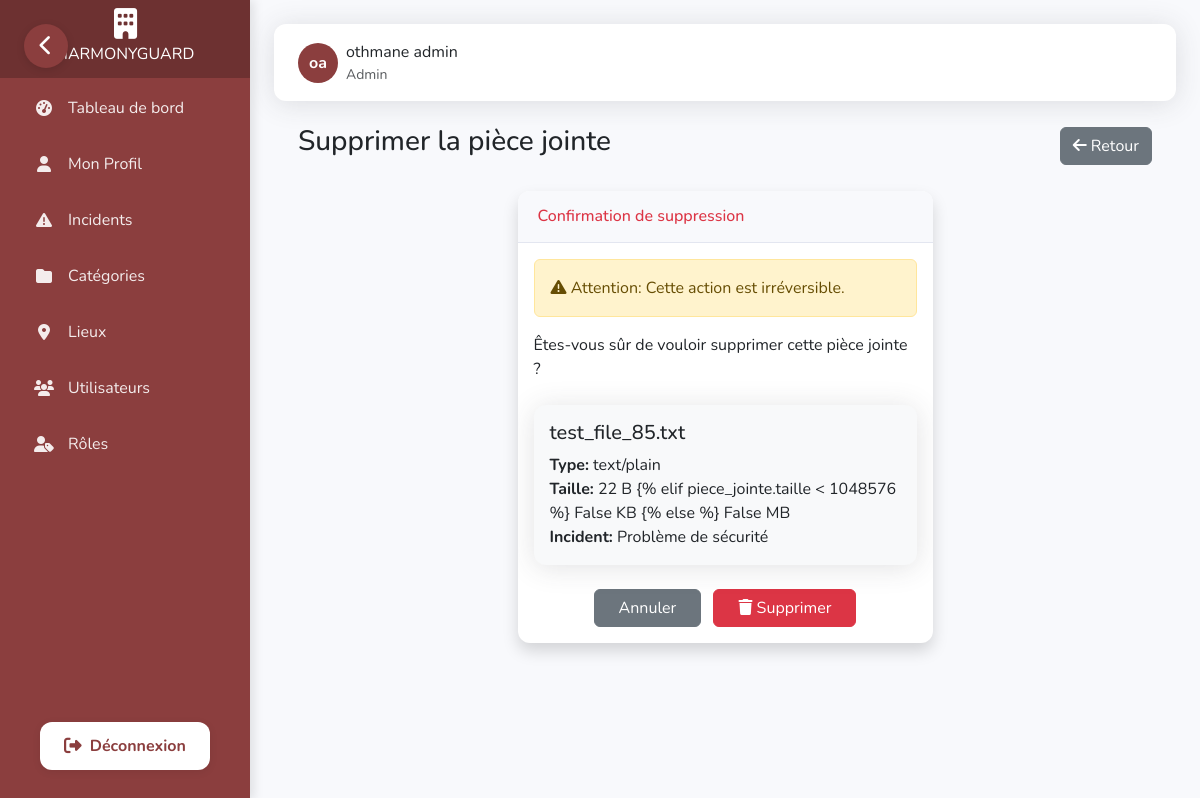
Screenshot of /dashboard/pieces-jointes/supprimer/1/ (signed in) with the database file from the repository.
### dashboard/models.py (models this page shows, shortened)
class Utilisateur(AbstractBaseUser, PermissionsMixin):
    nom = models.CharField(max_length=50)
    prenom = models.CharField(max_length=50)
    email = models.EmailField(unique=True)
    telephone = models.CharField(max_length=20, blank=True, null=True)
    actif = models.BooleanField(default=True)
    role = models.ForeignKey(Role, on_delete=models.CASCADE)
    is_staff = models.BooleanField(default=False)
    is_superuser = models.BooleanField(default=False)
    objects = UtilisateurManager()
    USERNAME_FIELD = 'email'
    REQUIRED_FIELDS = ['nom', 'prenom']
    @property
    def is_active(self):
        return self.actif

class Role(models.Model):
    nom = models.CharField(max_length=30, unique=True)
    permissions = models.TextField(blank=True)

class PieceJointe(models.Model):
    nom_fichier = models.CharField(max_length=255)
    type = models.CharField(max_length=50, blank=True, null=True)
    taille = models.IntegerField(blank=True, null=True)
    chemin = models.FileField(upload_to='pieces_jointes/')
    incident = models.ForeignKey('Incident', on_delete=models.CASCADE, related_name='pieces_jointes')

class Incident(models.Model):
    STATUT_CHOICES = [
        ('nouveau', 'Nouveau'),
        ('en_cours', 'En cours'),
        ('resolu', 'Résolu'),
        ('ferme', 'Fermé'),
    ]
    PRIORITE_CHOICES = [
        ('faible', 'Faible'),
        ('moyenne', 'Moyenne'),
        ('elevee', 'Élevée'),
        ('critique', 'Critique'),
    ]
    titre = models.CharField(max_length=100)
    description = models.TextField()
    date_creation = models.DateTimeField(auto_now_add=True)
    date_modif = models.DateTimeField(auto_now=True)
    statut = models.CharField(max_length=10, choices=STATUT_CHOICES, default='nouveau')
    priorite = models.CharField(max_length=10, choices=PRIORITE_CHOICES, default='moyenne')
    categorie = models.ForeignKey('Categorie', on_delete=models.CASCADE)
    createur = models.ForeignKey('Utilisateur', related_name='incidents_crees', on_delete=models.CASCADE)
    assigne = models.ForeignKey('Utilisateur', related_name='incidents_assignes', on_delete=models.CASCADE, blank=True, null=True)
    lieu = models.ForeignKey('Lieu', on_delete=models.CASCADE, blank=True, null=True)

### dashboard/views.py (the view)
# urls.py: path('pieces-jointes/supprimer/<int:pk>/', views.supprimer_piece_jointe, name='supprimer_piece_jointe'),
@login_required
def supprimer_piece_jointe(request, pk):
    piece_jointe = get_object_or_404(PieceJointe, pk=pk)
    incident_id = piece_jointe.incident.id
    incident = piece_jointe.incident
    role_name = request.user.role.nom.lower()
    if role_name != 'admin' and 'update_incident' not in request.user.role.permissions_list and incident.createur != request.user:
        messages.error(request, "Vous n'avez pas la permission de supprimer cette pièce jointe.")
        return redirect('detail_incident', pk=incident_id)
    if request.method == 'POST':
        piece_jointe.delete()
        messages.success(request, 'Pièce jointe supprimée avec succès!')
        return redirect('detail_incident', pk=incident_id)
    return render(request, 'dashboard/pieces_jointes/supprimer.html', {
        'piece_jointe': piece_jointe,
        'incident': incident
    })

### dashboard/templates/dashboard/pieces_jointes/supprimer.html (shortened to what this page needs)
{% extends 'dashboard/base.html' %}
{% load static %}
{% block content %}
<div class="container-fluid px-4">
    <div class="d-flex justify-content-between align-items-center mb-4">
        <h1 class="h3 text-gray-800">Supprimer la pièce jointe</h1>
        <a href="{% url 'detail_incident' incident.id %}" class="btn btn-secondary">
            <i class="fas fa-arrow-left"></i> Retour
        </a>
    </div>
    <div class="row">
        <div class="col-lg-6 mx-auto">
            <div class="card shadow mb-4">
                <div class="card-header py-3">
                    <h6 class="m-0 font-weight-bold text-danger">Confirmation de suppression</h6>
                </div>
                <div class="card-body">
                    <div class="alert alert-warning">
                        <i class="fas fa-exclamation-triangle"></i> Attention: Cette action est irréversible.
                    </div>
                    <p class="mb-4">
                        Êtes-vous sûr de vouloir supprimer cette pièce jointe ?
                    </p>
                    <div class="card bg-light mb-4">
                        <div class="card-body">
                            <h5 class="card-title">{{ piece_jointe.nom_fichier }}</h5>
                            <p class="card-text">
                                <strong>Type:</strong> {{ piece_jointe.type|default:"Non spécifié" }}<br>
                                <strong>Taille:</strong>
                                {% if piece_jointe.taille %}
                                {% if piece_jointe.taille < 1024 %} {{ piece_jointe.taille }} B {% elif
                                    piece_jointe.taille < 1048576 %} {{ piece_jointe.taille|divisibleby:1024 }} KB {%
                                    else %} {{ piece_jointe.taille|divisibleby:1048576 }} MB {% endif %} {% else %} Non
                                    spécifiée {% endif %} <br>
                                    <strong>Incident:</strong> {{ incident.titre }}
                            </p>
                        </div>
                    </div>
                    <form method="post" class="text-center">
                        <a href="{% url 'detail_incident' incident.id %}" class="btn btn-secondary px-4">
                            Annuler
                        </a>
                        <button type="submit" class="btn btn-danger px-4 ms-2">
                            <i class="fas fa-trash"></i> Supprimer
                        </button>
                    </form>
                </div>
            </div>
        </div>
    </div>
</div>
{% endblock %}

### dashboard/templates/dashboard/base.html (shortened to what this page needs)
<!DOCTYPE html>
<html lang="fr">
<head>
    {% load static %}
    <link href="https://cdn.jsdelivr.net/npm/bootstrap@5.3.0-alpha1/dist/css/bootstrap.min.css" rel="stylesheet">
    <link rel="stylesheet" href="https://cdnjs.cloudflare.com/ajax/libs/font-awesome/6.4.0/css/all.min.css">
    <link href="https://unpkg.com/aos@2.3.1/dist/aos.css" rel="stylesheet">
</head>
<body>
    {% if user.is_authenticated %}
    <nav class="sidebar" id="sidebar" data-aos="fade-right" data-aos-duration="1000">
        <a class="navbar-brand" href="{% url 'dashboard_home' %}">
            <i class="fas fa-building brand-icon"></i>
            <span class="brand-text">HARMONYGUARD</span>
        </a>
        <div class="nav flex-column">
            <div class="nav-item">
                <a class="nav-link {% if request.path == '/dashboard/' %}active{% endif %}"
                    href="{% url 'dashboard_home' %}">
                    <i class="fas fa-tachometer-alt"></i>
                    <span>Tableau de bord</span>
                </a>
            </div>
            <div class="nav-item">
                <a class="nav-link {% if request.path == '/profile/' %}active{% endif %}" href="{% url 'profile' %}">
                    <i class="fas fa-user"></i>
                    <span>Mon Profil</span>
                </a>
            </div>
            <div class="nav-item">
                <a class="nav-link {% if '/incidents/' in request.path %}active{% endif %}"
                    href="{% url 'liste_incidents' %}">
                    <i class="fas fa-exclamation-triangle"></i>
                    <span>Incidents</span>
                </a>
            </div>
            {% if user.role.nom.lower == 'admin' or 'view_categorie' in user.role.permissions_list %}
            <div class="nav-item">
                <a class="nav-link {% if '/categories/' in request.path %}active{% endif %}"
                    href="{% url 'liste_categories' %}">
                    <i class="fas fa-folder"></i>
                    <span>Catégories</span>
                </a>
            </div>
            {% endif %}
            {% if user.role.nom.lower == 'admin' or 'view_lieu' in user.role.permissions_list %}
            <div class="nav-item">
                <a class="nav-link {% if '/lieux/' in request.path %}active{% endif %}" href="{% url 'liste_lieux' %}">
                    <i class="fas fa-map-marker-alt"></i>
                    <span>Lieux</span>
                </a>
            </div>
            {% endif %}
            {% if user.role.nom.lower == 'admin' or 'view_utilisateur' in user.role.permissions_list %}
            <div class="nav-item">
                <a class="nav-link {% if '/utilisateurs/' in request.path %}active{% endif %}"
                    href="{% url 'liste_utilisateurs' %}">
                    <i class="fas fa-users"></i>
                    <span>Utilisateurs</span>
                </a>
            </div>
            {% endif %}
            {% if user.role.nom.lower == 'admin' or 'view_role' in user.role.permissions_list %}
            <div class="nav-item">
                <a class="nav-link {% if '/roles/' in request.path %}active{% endif %}" href="{% url 'liste_roles' %}">
                    <i class="fas fa-user-tag"></i>
                    <span>Rôles</span>
                </a>
            </div>
            {% endif %}
        </div>
        <div class="logout-section">
            <a href="{% url 'custom_logout' %}" class="logout-button">
                <i class="fas fa-sign-out-alt"></i>
                <span>Déconnexion</span>
            </a>
        </div>
    </nav>
    <button class="sidebar-toggle" id="sidebarToggle" aria-label="Toggle Sidebar">
        <i class="fas fa-chevron-left"></i>
    </button>
    {% endif %}
    <div class="content" id="content">
        {% if user.is_authenticated %}
        <div class="topbar" data-aos="fade-down" data-aos-duration="800">
            <div class="d-flex align-items-center">
                <div class="d-flex align-items-center">
                    <div class="user-avatar">
                        {{ user.prenom|first }}{{ user.nom|first }}
                    </div>
                    <div class="ms-2">
                        <div>{{ user.prenom }} {{ user.nom }}</div>
                        <div class="small text-muted">{{ user.role.nom }}</div>
                    </div>
                </div>
            </div>
        </div>
        {% endif %}
        {% block content %}{% endblock %}
    </div>
</body>
</html>

### dashboard/templates/dashboard/base.html (style rules this page uses)
:root { --primary-color: #8b3e3e; --secondary-color: #7a3636; --success-color: #1cc88a; --info-color: #36b9cc; --warning-color: #f6c23e; --danger-color: #e74a3b; --light-color: #f8f9fc; --dark-color: #5a5c69; --sidebar-bg: #8b3e3e; --sidebar-hover: #9e4848; --sidebar-active: #6d3131; --sidebar-width: 250px; --sidebar-collapsed-width: 70px; }
body { font-family: 'Nunito', sans-serif; background-color: #f8f9fc; overflow-x: hidden; }
.sidebar { width: var(--sidebar-width); min-height: 100vh; background-color: var(--sidebar-bg); color: white; position: fixed; z-index: 1000; top: 0; left: 0; overflow-x: hidden; transition: all 0.3s cubic-bezier(0.4, 0, 0.2, 1); box-shadow: 4px 0 10px rgba(0, 0, 0, 0.1); }
.sidebar .navbar-brand { padding: 1.5rem 0; display: flex; flex-direction: column; align-items: center; justify-content: center; text-align: center; background-color: var(--sidebar-active); margin-bottom: 0; height: 80px; transition: all 0.3s ease; white-space: nowrap; overflow: hidden; }
.sidebar .navbar-brand .brand-icon { font-size: 1.75rem; margin-bottom: 0.25rem; transition: all 0.3s ease; }
.sidebar .nav-item { position: relative; width: 100%; margin: 4px 0; }
.sidebar .nav-link { display: flex; align-items: center; width: 100%; padding: 0.75rem 1.5rem; color: rgba(255, 255, 255, 0.9); transition: all 0.3s ease; border-radius: 8px; margin: 0 8px; white-space: nowrap; overflow: hidden; }
.sidebar .nav-link i { margin-right: 0.75rem; width: 24px; text-align: center; font-size: 1rem; transition: all 0.3s ease; }
.sidebar-toggle { position: fixed; top: 24px; left: 24px; z-index: 2000; background-color: var(--primary-color); border: none; color: white; width: 44px; height: 44px; border-radius: 50%; display: flex; align-items: center; justify-content: center; cursor: pointer; transition: all 0.3s ease; box-shadow: 0 2px 8px rgba(0,0,0,0.12); }
.sidebar-toggle i { font-size: 1.3rem; }
.content { margin-left: var(--sidebar-width); padding: 1.5rem; transition: all 0.3s cubic-bezier(0.4, 0, 0.2, 1); min-height: 100vh; }
.card { border: none; border-radius: 12px; box-shadow: 0 0.15rem 1.75rem 0 rgba(58, 59, 69, 0.15); margin-bottom: 1.5rem; overflow: hidden; transition: all 0.3s ease; }
.card-header { background-color: #f8f9fc; border-bottom: 1px solid #e3e6f0; padding: 1rem 1.25rem; font-weight: 600; }
.topbar { background-color: white; box-shadow: 0 0.15rem 1.75rem 0 rgba(58, 59, 69, 0.15); padding: 1rem 1.5rem; margin-bottom: 1.5rem; display: flex; justify-content: space-between; align-items: center; border-radius: 12px; transition: all 0.3s ease; }
.user-avatar { width: 40px; height: 40px; background-color: var(--primary-color); color: white; border-radius: 50%; display: flex; align-items: center; justify-content: center; font-weight: 700; transition: all 0.3s ease; cursor: pointer; }
.logout-section { position: absolute; bottom: 30px; left: 0; width: 100%; display: flex; justify-content: center; }
.logout-button { display: flex; align-items: center; justify-content: center; gap: 0.5rem; background: #fff; color: var(--primary-color) !important; font-weight: 700; border: none; border-radius: 12px; padding: 0.75rem 1.5rem; margin: 0 1.5rem; box-shadow: 0 2px 8px rgba(0,0,0,0.08); transition: background 0.2s, color 0.2s, transform 0.2s; text-decoration: none; font-size: 1rem; }
.logout-button i { font-size: 1.1rem; }
.logout-button span { display: inline; transition: opacity 0.2s; }

### rows the page displays
Utilisateur: prenom|first "o", nom|first "a", prenom "othmane", nom "admin", role.nom "Admin"
PieceJointe: nom_fichier "test_file_85.txt", type "text/plain", taille "22", taille|divisibleby "False"
Incident: titre "Problème de sécurité"
